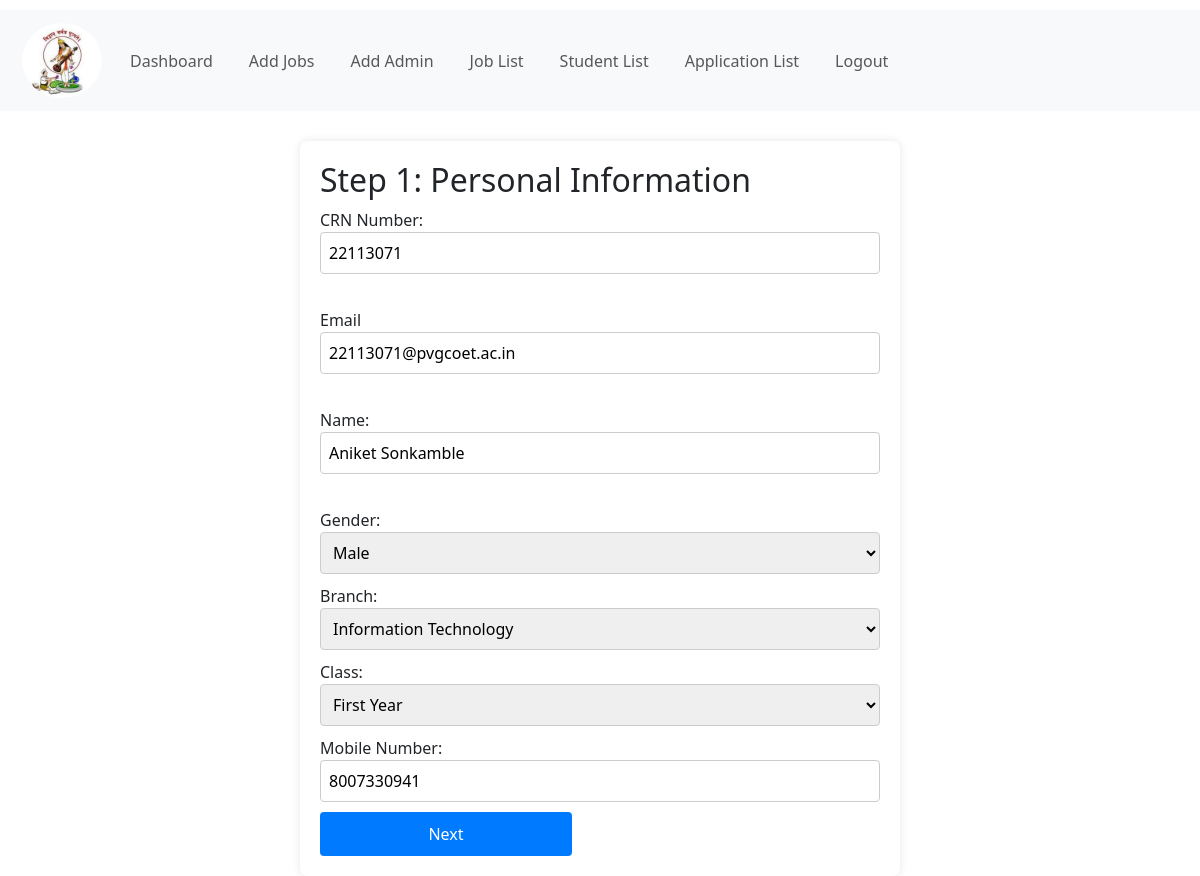
The page /pvg/update_std/22113071 on the database as committed earlier.
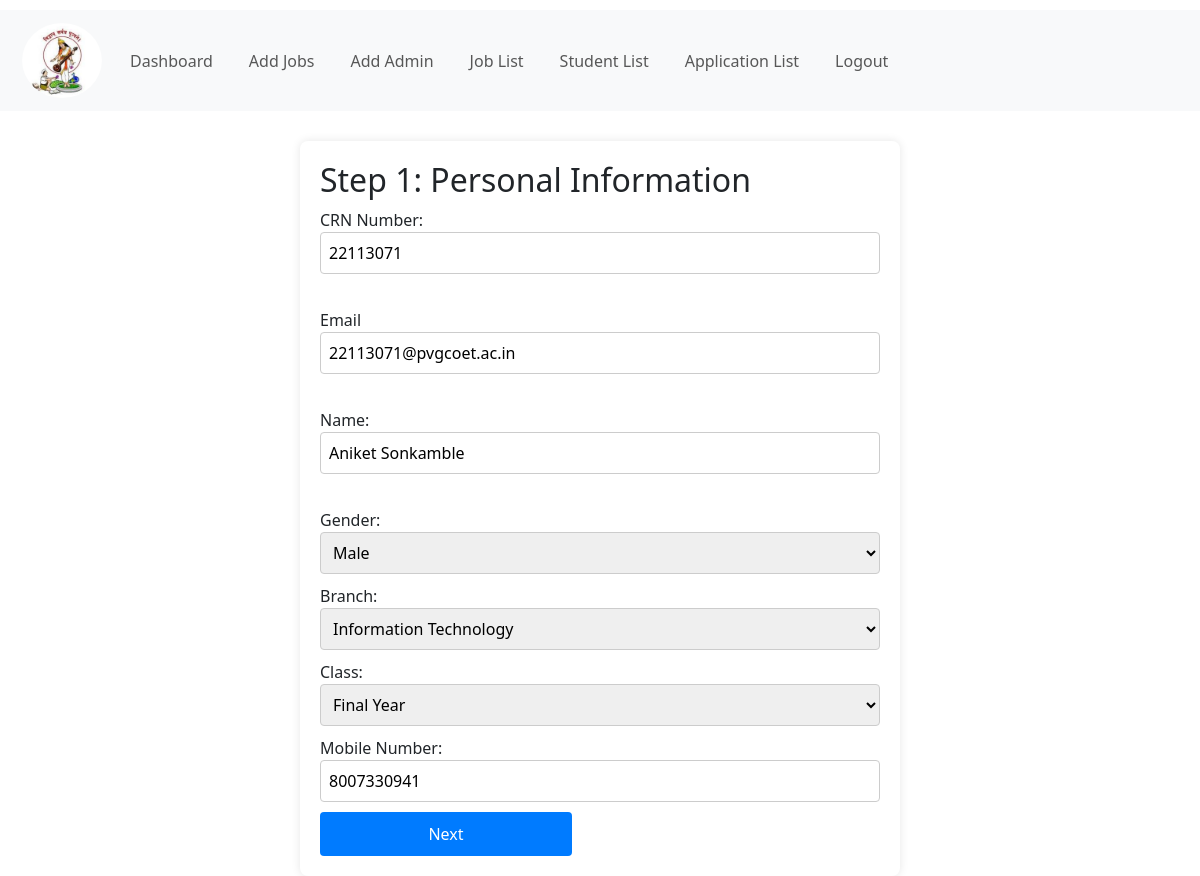
The same page on the database as committed later.
### pvg/models.py (models this page shows, shortened)
class Student(models.Model):
    crn_number = models.IntegerField(primary_key=True)
    BRANCH_CHOICES = [
        ('ME', 'Mechanical Engineering'),
        ('IT', 'Information Technology'),
        ('CS', 'Computer Science'),
        ('EE', 'Electrical Engineering'),
        ('ENTC', 'ENTC'),
        ('Printing', 'Printing'),
        ('AIDS', 'AIDS')
    ]
    STUDENT_YEAR_CHOICES = [
         ('FE', 'First Year'),
         ('SE', 'Second Year'),
         ('TE', 'Third Year'),
         ('BE', 'Final Year')
    ]
    GENDER_CHOICES = [
        ('Male', 'Male'),
        ('Female', 'Female')
    ]
    PLACEMENT_CHOICES = [
        ('On Campus', 'On Campus'),
        ('Off Campus', 'Off Campus')
    ]
    name = models.CharField(max_length=100)
    branch = models.CharField(max_length=20, choices=BRANCH_CHOICES)
    year = models.CharField(max_length=20, choices=STUDENT_YEAR_CHOICES)
    passing_year = models.IntegerField(default=0)
    email = models.EmailField(max_length=50, null=True, blank=True)
    password = models.CharField(max_length=20, null=True, blank=True)
    CGPA = models.FloatField(null=True, blank=True)
    mobile_number = models.CharField(max_length=15, blank=True)
    mark_10th = models.FloatField(null=True, blank=True)
    mark_12th = models.FloatField(null=True, blank=True)
    diploma_marks = models.FloatField(null=True, blank=True)
    aggregate_marks = models.FloatField(null=True, blank=True)
    year_down = models.CharField(max_length=5, blank=True)
    active_backlog = models.CharField(max_length=15, blank=True)
    placement_status = models.CharField(max_length=100, null=True, blank=True)
    remarks = models.CharField(max_length=500, blank=True)
    gender = models.CharField(max_length=10, choices=GENDER_CHOICES, blank=True)
    company_name = models.CharField(max_length=100, null=True, blank=True)
    salary = models.IntegerField(null=True, blank=True)
    placement_type = models.CharField(max_length=20, choices=PLACEMENT_CHOICES, default='On Campus')
    user = models.OneToOneField(User, on_delete=models.CASCADE, related_name='student', null=True, blank=True)

### pvg/views.py (the view)
# urls.py: path("update_std/<int:crn_number>", views.update_std, name="update_std"),
def update_std(request, crn_number):
    data = Student.objects.get(pk=crn_number)
    return render(request, "update_std.html", {'data': data})

### pvg/templates/update_std.html (shortened to what this page needs)
{% extends "base_admin.html" %}
{% block head %}
{% load static %}
<link rel="stylesheet" href="{% static 'css/signup.css' %}">
{% endblock %}
{% block body %}
<form id="signup-form" action="{% url 'do_update_std' data.crn_number %}" method="post" onsubmit="return validatestdUpdate()" enctype="multipart/form-data">
  <div class="step" id="step1">
    <h2>Step 1: Personal Information</h2>
    <label for="crn_number">CRN Number:</label>
    <input type="text" id="crn_number" name="crn_number" placeholder="Enter CRN Number" value='{{data.crn_number}}' readonly><br>
    <b></b><br>
    <label for="email">Email</label>
    <input type="email" id="email" name="email" placeholder="Enter College Email Id" value='{{data.email}}'><br>
    <b></b><br>
    <label for="name">Name:</label>
    <input type="text" id="name" name="name" placeholder="Enter Your Name" value='{{data.name}}'><br>
    <b></b><br>
    <label for="gender">Gender:</label>
    <select id="gender" name="gender">
        <option value="Male" {% if data.gender == "Male" %}selected{% endif %}>Male</option>
    </select><br>
    <label for="branch">Branch:</label>
    <select id="branch" name="branch">
        <option value="IT" {% if data.branch == "IT" %}selected{% endif %}>Information Technology</option>
    </select><br>
    <label for="year">Class:</label>
    <select id="year" name="year">
        <option value="FE" {% if data.year == "FE" %}selected{% endif %}>First Year</option>
        <option value="BE" {% if data.year == "BE" %}selected{% endif %}>Final Year</option>
    </select><br>
    <label for="mobile_number">Mobile Number:</label>
    <input type="text" id="mobile_number" name="mobile_number" placeholder="Enter Mobile Number" value='{{data.mobile_number}}'>
    <b></b><br>
    <button type="button" onclick="nextStep(1)">Next</button>
  </div>
</form>
{% endblock %}

Rows that differ between the two databases and show on the page:
changed Student "22113071@pvgcoet.ac.in": year "First Year" → "Final Year"
